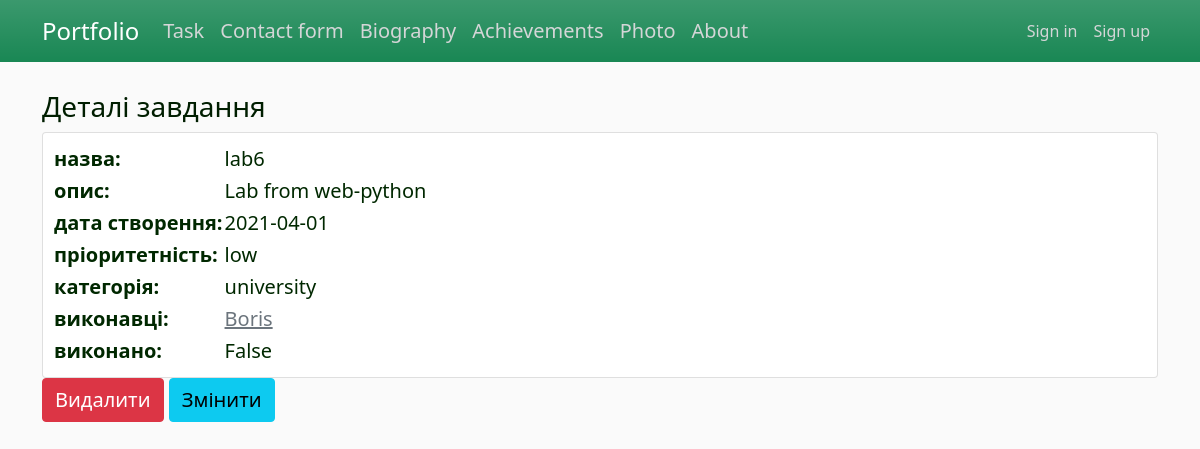
The app's page /tsk/task/1, older data.
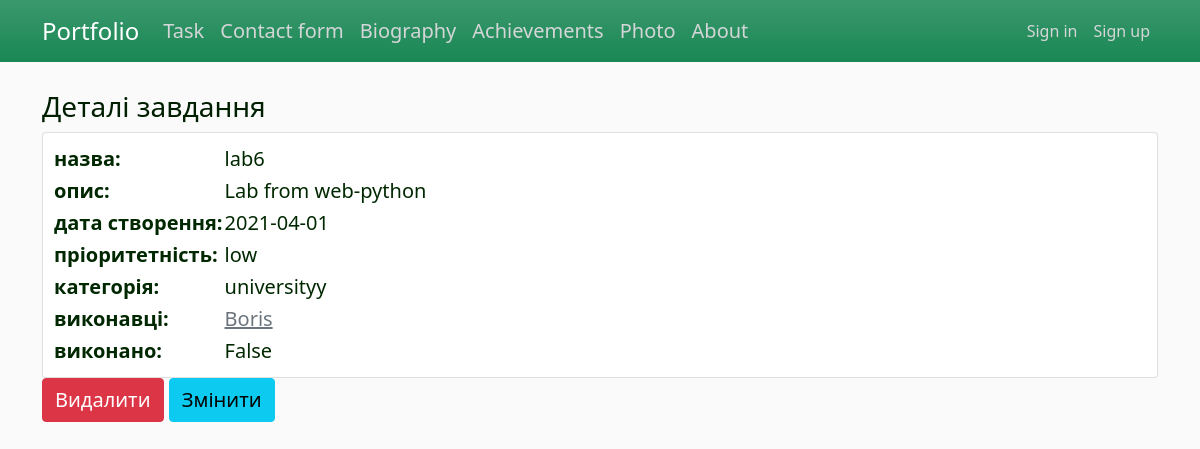
The same page, newer data.
### app/task/models.py (models this page shows, shortened)
class Category(db.Model):
    id = db.Column(db.Integer, primary_key=True)
    name = db.Column(db.String(255), nullable=False, unique=True)
    tasks = db.relationship('Task', backref='categor', lazy='dynamic')

### app/task/views.py (the view)
@task_bp.route("/task/<int:id>")
def task_detail(id):
    task = Task.query.get(id)
    return render_template('task_detail.html', title='Завдання', task=task)

### app/task/templates/task/task_detail.html
{% extends "layout.html" %}
{% block content %}
<h3> Деталі завдання </h3>
  <table class="card">
    <tr>
        <td><b>назва:</b></td>
      <td>{{ task.title }}</td>
    </tr>
    <tr>
      <td><b>опис:</b></td>
      <td>{{ task.description }}</td>
    </tr>
    <tr>
      <td><b>дата створення:</b></td>
      <td>{{ task.created.strftime('%Y-%m-%d') | safe}}</td>
    </tr>
    <tr>
      <td><b>пріоритетність:</b></td>
      <td>{{ task.priority.name }}</td>
    </tr>
    <tr>
      <td><b>категорія:</b></td>
      <td>{{ task.categor.name }}</td>
    </tr>
    <tr>
      <td><b>виконавці:</b></td>
      <td>
        {% for t in task.for_empl %}
          <a href="{{url_for('task_bp_in.employee_profile', id=t.id)}}" class="link-secondary"> {{ t.name }}</a><br>
        {% endfor %}
      </td>
    </tr>
    <tr>
      <td><b>виконано:</b></td>
      <td>{{ task.is_done }}</td>
    </tr>
  </table>
    <a href="{{url_for('task_bp_in.task_delete', id=task.id)}}" class="btn btn-danger fs-5"> Видалити </a>
    <a href="{{url_for('task_bp_in.task_update', id=task.id)}}" class="btn btn-info fs-5"> Змінити </a>
{% endblock content %}

Row changes from the older to the newer data that the page shows:
changed Category: categor.name "university" → "universityy"
